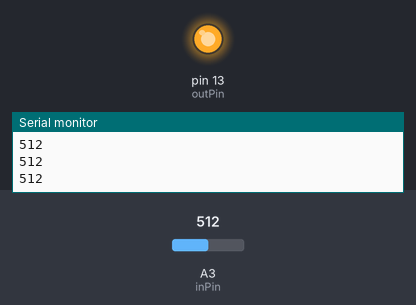
Bench run of a sketch on a simulated Arduino Uno, built with avr-gcc and run on an emulated ATmega328P. On the bench: output pins drawn as LEDs (lit = HIGH), the last lines printed to the serial monitor. The test bench sets the inputs (shaded band); at power-on: A3 (inPin) = 512.

Above: at 1.2 s.
1.3 s: A3 (inPin) set to 208
2.8 s: A3 (inPin) set to 185
At 3.6 s:
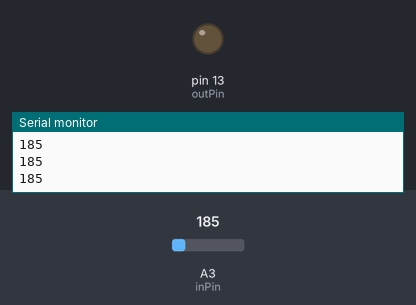
4.3 s: A3 (inPin) set to 210
At 4.6 s:
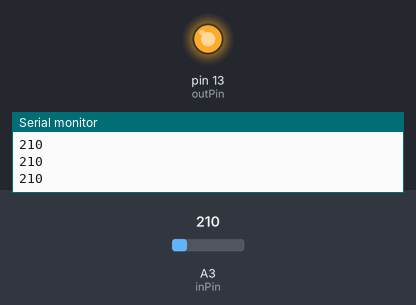
5.8 s: A3 (inPin) set to 190
At 7.1 s:
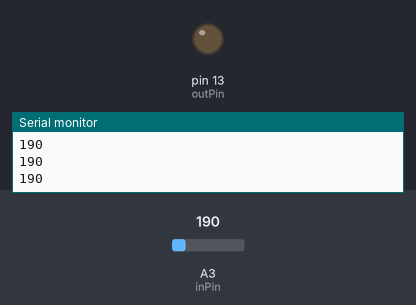
Timing chart, 0 to 8.3 s (numbered marks = the images above; inputs shaded):
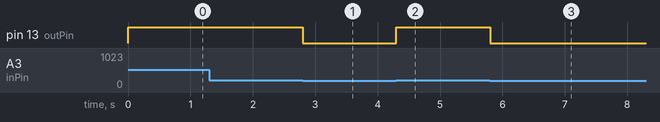

Measured:
- the behaviour switches between 201 and 200 on A3 (inPin) (found by bisection; images 0 and 1)
- after the input at 2.8 s, pin 13 (outPin): HIGH → LOW at once
- after the input at 4.3 s, pin 13 (outPin): LOW → HIGH at once
- after the input at 5.8 s, pin 13 (outPin): HIGH → LOW at once

The sketch:

FSR_sensing.ino
```cpp
int outPin = 13;
int inPin = 3;

void setup ()
{
  Serial.begin(9600);
  pinMode(outPin,OUTPUT);
  pinMode(inPin,INPUT);
}

void loop()
{
  long unsigned int val_read;
  double val;

  val = analogRead(inPin);

  if (int(val)>200){
    digitalWrite(outPin,HIGH);
  }else{
    digitalWrite(outPin,LOW);
  }

  Serial.println(int(val));
//  delay (1000);
}
```
